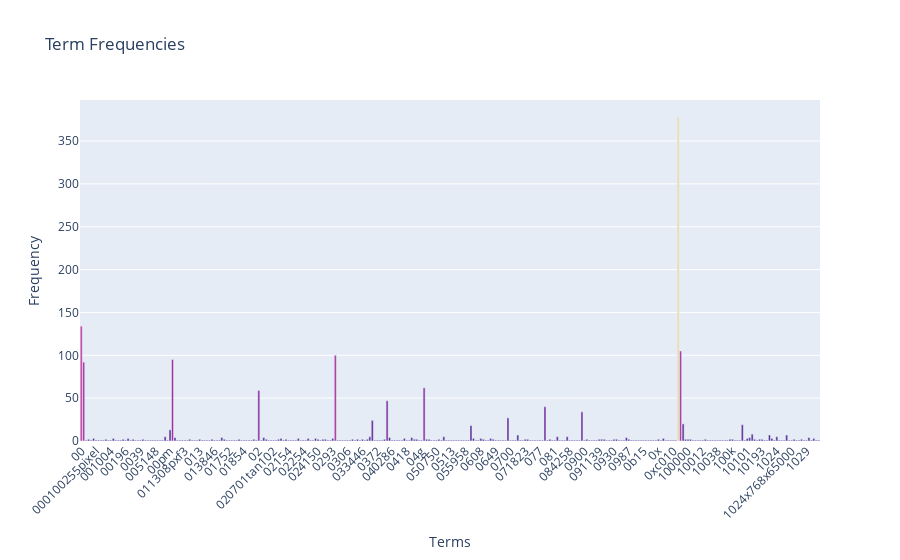

This figure's notebook cell:
### Markdown cell above
### >>> **Exercise 12 (take home):**
If you want a nicer interactive visualization here, I would encourage you try to install and use plotly to achieve this.

### Code cell
import plotly.express as px


# Create a DataFrame with terms and their frequencies
term_freq_df = pd.DataFrame({'term': vocab, 'frequency': term_frequencies})

# Plot the term frequency in Plotly
fig = px.bar(term_freq_df[:300], x='term', y='frequency', title="Term Frequencies",
             labels={'term': 'Term', 'frequency': 'Frequency'},
             color='frequency', color_continuous_scale='Agsunset')

fig.update_layout(
    xaxis_tickangle=-45,
    xaxis_title='Terms',
    yaxis_title='Frequency',
    coloraxis_showscale=False
)

fig.show()

### Figure 1 — Plotly figure (JSON) as saved in the notebook; plotly's stock layout.template omitted (floating-point values rounded to 4 significant figures; data arrays with more than 128 entries replaced by an {"elided": "..."} marker saying what was removed)
{"data": [{"alignmentgroup": "True", "hovertemplate": "Term=%{x}<br>Frequency=%{marker.color}<extra></extra>", "legendgroup": "", "marker": {"color": {"elided": "300 int values"}, "coloraxis": "coloraxis", "pattern": {"shape": ""}}, "name": "", "offsetgroup": "", "orientation": "v", "showlegend": false, "textposition": "auto", "type": "bar", "x": {"elided": "300 str values"}, "xaxis": "x", "y": {"elided": "300 int values"}, "yaxis": "y"}], "layout": {"barmode": "relative", "coloraxis": {"colorbar": {"title": {"text": "Frequency"}}, "colorscale": [[0, "rgb(75, 41, 145)"], [0.1667, "rgb(135, 44, 162)"], [0.3333, "rgb(192, 54, 157)"], [0.5, "rgb(234, 79, 136)"], [0.6667, "rgb(250, 120, 118)"], [0.8333, "rgb(246, 169, 122)"], [1, "rgb(237, 217, 163)"]], "showscale": false}, "legend": {"tracegroupgap": 0}, "title": {"text": "Term Frequencies"}, "xaxis": {"anchor": "y", "domain": [0, 1], "tickangle": -45, "title": {"text": "Terms"}}, "yaxis": {"anchor": "x", "domain": [0, 1], "title": {"text": "Frequency"}}}}
